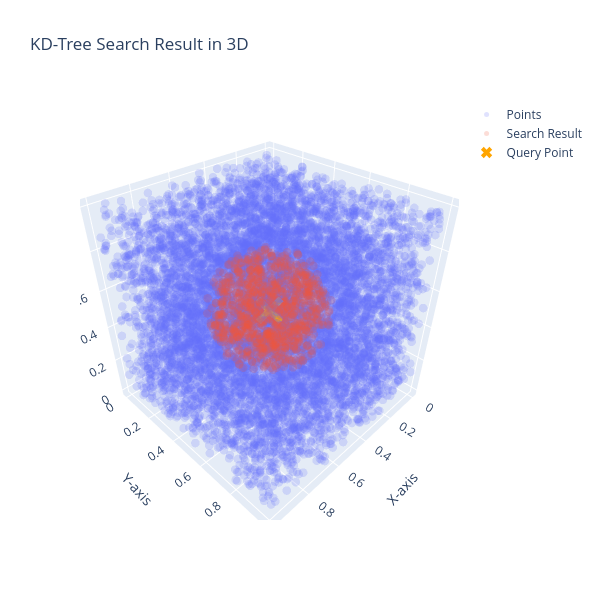
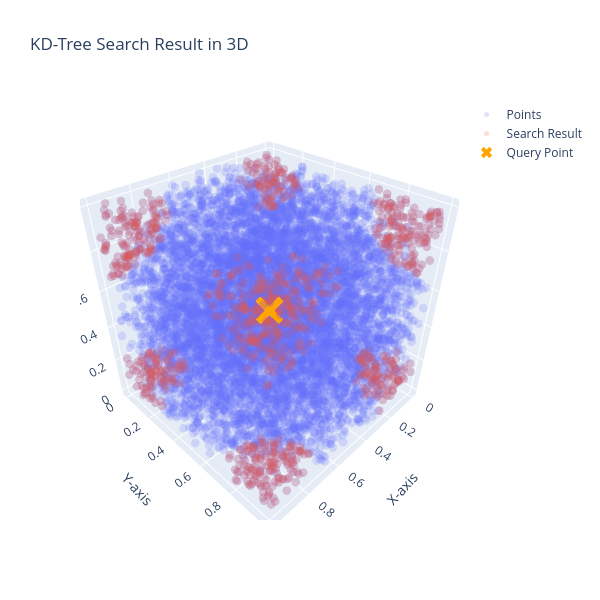

The cell these charts' notebook holds for them, in order:
### Code cell
query = np.array([0.5, 0.5, 0.5])  # define a query point
result = akd.k_nearest_periodic(tree_3d, query, box_3d, k=1000)

show_search_result_3d(points_3d, query, result)

query = np.array([0.95, 0.95, 0.95])
result = akd.k_nearest_periodic(tree_3d, query, box_3d, k=1000)
show_search_result_3d(points_3d, query, result)

### Figure 1 — Plotly figure (JSON) as saved in the notebook; plotly's stock layout.template omitted (floating-point values rounded to 4 significant figures; data arrays with more than 128 entries replaced by an {"elided": "..."} marker saying what was removed)
{"data": [{"marker": {"opacity": 0.2, "size": 5}, "mode": "markers", "name": "Points", "type": "scatter3d", "x": {"elided": "10000 float values"}, "y": {"elided": "10000 float values"}, "z": {"elided": "10000 float values"}}, {"marker": {"opacity": 0.2, "size": 5}, "mode": "markers", "name": "Search Result", "type": "scatter3d", "x": {"elided": "1000 float values"}, "y": {"elided": "1000 float values"}, "z": {"elided": "1000 float values"}}, {"marker": {"color": "orange", "size": 10, "symbol": "x"}, "mode": "markers", "name": "Query Point", "type": "scatter3d", "x": [0.5], "y": [0.5], "z": [0.5]}], "layout": {"height": 600, "scene": {"xaxis": {"title": {"text": "X-axis"}}, "yaxis": {"title": {"text": "Y-axis"}}, "zaxis": {"title": {"text": "Z-axis"}}}, "title": {"text": "KD-Tree Search Result in 3D"}, "width": 600}}

### Figure 2 — Plotly figure (JSON) as saved in the notebook; plotly's stock layout.template omitted (floating-point values rounded to 4 significant figures; data arrays with more than 128 entries replaced by an {"elided": "..."} marker saying what was removed)
{"data": [{"marker": {"opacity": 0.2, "size": 5}, "mode": "markers", "name": "Points", "type": "scatter3d", "x": {"elided": "10000 float values"}, "y": {"elided": "10000 float values"}, "z": {"elided": "10000 float values"}}, {"marker": {"opacity": 0.2, "size": 5}, "mode": "markers", "name": "Search Result", "type": "scatter3d", "x": {"elided": "1000 float values"}, "y": {"elided": "1000 float values"}, "z": {"elided": "1000 float values"}}, {"marker": {"color": "orange", "size": 10, "symbol": "x"}, "mode": "markers", "name": "Query Point", "type": "scatter3d", "x": [0.95], "y": [0.95], "z": [0.95]}], "layout": {"height": 600, "scene": {"xaxis": {"title": {"text": "X-axis"}}, "yaxis": {"title": {"text": "Y-axis"}}, "zaxis": {"title": {"text": "Z-axis"}}}, "title": {"text": "KD-Tree Search Result in 3D"}, "width": 600}}
